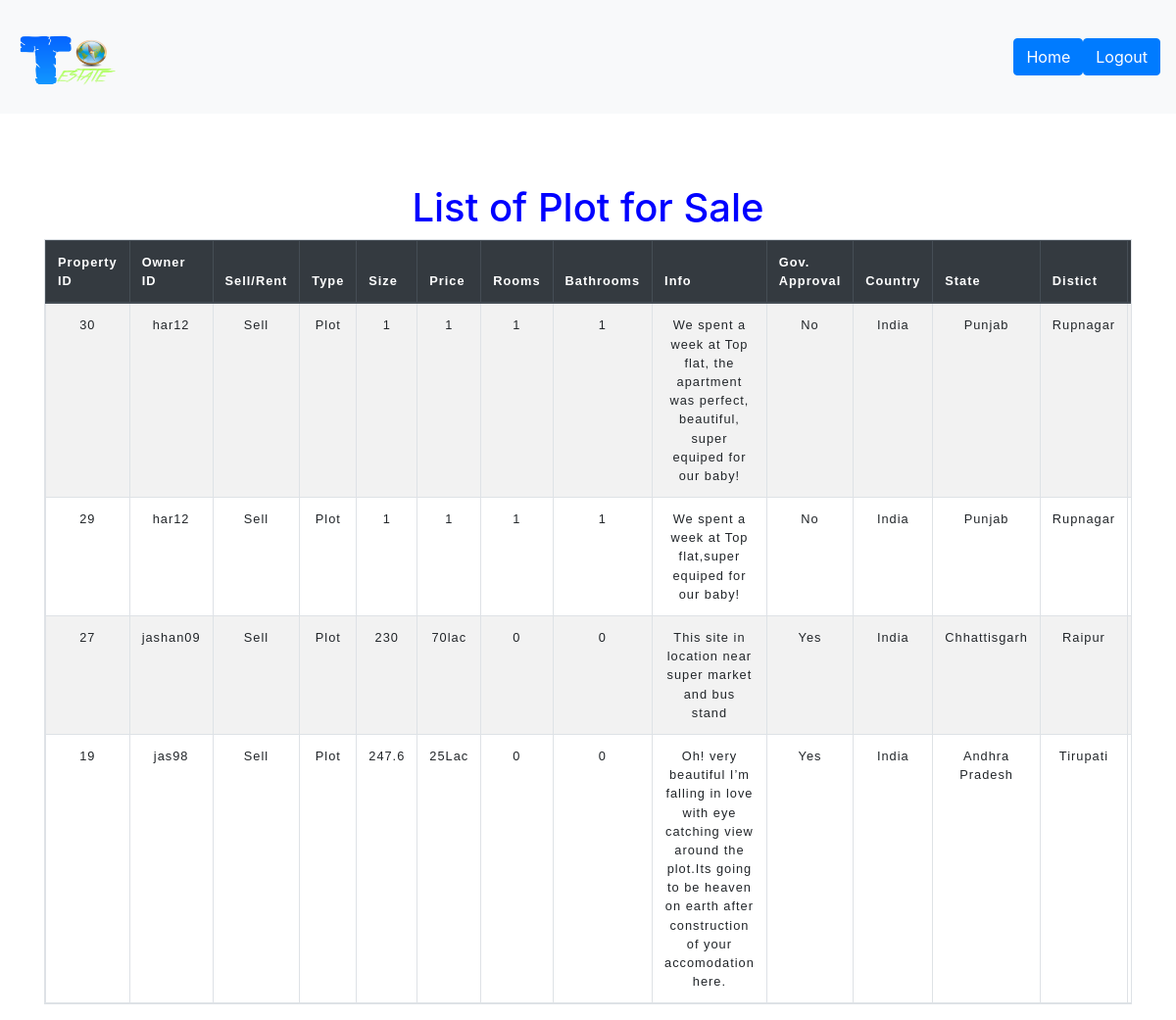
/sale_plot.php, run on the app's committed database.
### tables this page shows
CREATE TABLE `property` (
  `ownerid` varchar(100) DEFAULT NULL,
  `propertyid` int(100) NOT NULL,
  `sellrent` varchar(100) DEFAULT NULL,
  `type` varchar(100) DEFAULT NULL,
  `size` varchar(100) DEFAULT NULL,
  `price` varchar(255) DEFAULT NULL,
  `rooms` varchar(100) DEFAULT NULL,
  `bathrooms` varchar(100) DEFAULT NULL,
  `info` varchar(255) DEFAULT NULL,
  `gov` varchar(100) DEFAULT NULL,
  `country` varchar(100) DEFAULT NULL,
  `state` varchar(100) DEFAULT NULL,
  `distict` varchar(100) DEFAULT NULL,
  `Street` varchar(100) DEFAULT NULL,
  `pincode` varchar(100) DEFAULT NULL
);

### sale_plot.php (the view, shortened to what this page needs)
<?php
$host = 'localhost';
$username = 'root';
$password = '';
$db_name = 'realestate';
$db= mysqli_connect($host,$username,$password,$db_name);
?>
<!DOCTYPE html>
<html>
    <head>
        <link rel="stylesheet" href="https://maxcdn.bootstrapcdn.com/bootstrap/4.5.2/css/bootstrap.min.css">
	<link rel="stylesheet" href="http://maxcdn.bootstrapcdn.com/font-awesome/4.2.0/css/font-awesome.min.css">
      	<link rel="stylesheet" href="https://cdnjs.cloudflare.com/ajax/libs/font-awesome/4.0.0/css/font-awesome.min.css" />
    </head>
    <body>
<nav class="navbar navbar-light bg-light">
      <img src="logo.png" id="logo">
        <div class="btn-group btn-group-lg">
            <a href="admin_homepage.php"><button type="button" class="btn btn-primary">Home</button></a>
            <a href="admin_logout.php"><button type="button" class="btn btn-primary">Logout</button></a>
        </div>
</nav>
        <div class="container">
        <br><br><br>
<h1><center>List of Plot for Sale</center></h1>
  <table class="table table-responsive table-hover table-striped table-bordered">
    <thead class="thead-dark">
      <tr>
        <th>Property ID</th>
        <th>Owner ID</th>
        <th>Sell/Rent</th>
        <th>Type</th>
        <th>Size</th>
        <th>Price</th>
        <th>Rooms</th>
        <th>Bathrooms</th>
        <th>Info</th>
        <th>Gov. Approval</th>
        <th>Country</th>
        <th>State</th>
        <th>Distict</th>
        <th>Street</th>
      </tr>
    </thead>
    <tbody>
<?php
$query ="SELECT * FROM property
         where sellrent='sell' and type='plot'
         ORDER BY propertyid DESC ";
$result = $db->query($query);
$row_count = $result->num_rows;
for($i=0 ; $i<$row_count; $i++)
{
        $property = $result->fetch_assoc();
    echo "<tr>";
    echo "<td>".$property['propertyid']."</td>";
    echo "<td>".$property['ownerid']."</td>";
    echo "<td>".$property['sellrent']."</td>";
    echo "<td>".$property['type']."</td>";
    echo "<td>".$property['size']."</td>";
    echo "<td>".$property['price']."</td>";
    echo "<td>".$property['rooms']."</td>";
    echo "<td>".$property['bathrooms']."</td>";
    echo "<td>".$property['info']."</td>";
    echo "<td>".$property['gov']."</td>";
    echo "<td>".$property['country']."</td>";
    echo "<td>".$property['state']."</td>";
    echo "<td>".$property['distict']."</td>";
    echo "<td>".$property['Street']."</td>";
    echo "</tr>";
}
?>
  </table>
    </div>
</body>
</html>

### sale_plot.php (style rules this page uses)
table { border-collapse: collapse; border: 2px solid rgb(200, 200, 200); letter-spacing: 1px; font-family: sans-serif; font-size: .8rem; width:100%; }
th, td { padding: 10px; }
td, th { border: 1px solid rgb(190, 190, 190); padding: 10px; }
h1 { color:blue; }
td { text-align: center; }
tr { display: table-row; vertical-align: inherit; border-color: inherit; }
#logo { height:100px; width:100px; float:left; margin-left: 3px; margin-top: 0px; padding: 0px; }

### data on the page
property: propertyid "30", ownerid "har12", sellrent "Sell", type "Plot", size "1", price "1", rooms "1", bathrooms "1", info "We spent a week at Top flat, the apartment was perfect, beautiful, super equiped for our baby!", gov "No", country "India", state "Punjab", distict "Rupnagar"
property: propertyid "29", ownerid "har12", sellrent "Sell", type "Plot", size "1", price "1", rooms "1", bathrooms "1", info "We spent a week at Top flat,super equiped for our baby!", gov "No", country "India", state "Punjab", distict "Rupnagar"
property: propertyid "27", ownerid "jashan09", sellrent "Sell", type "Plot", size "230", price "70lac", rooms "0", bathrooms "0", info "This site in location near super market and bus stand", gov "Yes", country "India", state "Chhattisgarh", distict "Raipur"
property: propertyid "19", ownerid "jas98", sellrent "Sell", type "Plot", size "247.6", price "25Lac", rooms "0", bathrooms "0", info "Oh! very beautiful I’m falling in love with eye catching view around the plot.Its going to be heaven on earth after construction of your accomodation here.", gov "Yes", country "India", state "Andhra Pradesh", distict "Tirupati"
